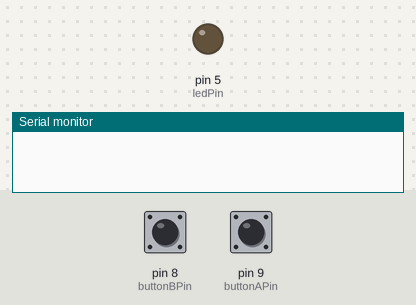
Simulated run of this sketch. Board: Arduino Uno, built with avr-gcc and run on an emulated ATmega328P. Shown: output pins drawn as LEDs (lit = HIGH), the last lines printed to the serial monitor. Dashed ring = blinking. Inputs (shaded band) come from the test bench; at power-on: pin 9 (buttonAPin) HIGH, pin 8 (buttonBPin) HIGH.

Above: at 1.2 s.
1.3 s: pin 9 (buttonAPin) pulled LOW for 0.15 s
At 1.8 s:
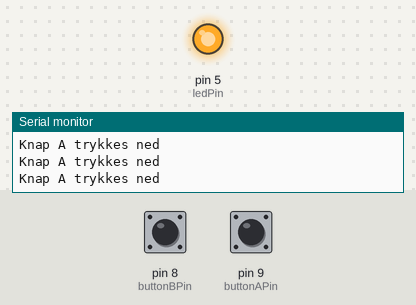
2.9 s: pin 8 (buttonBPin) pulled LOW for 0.15 s
At 4.1 s:
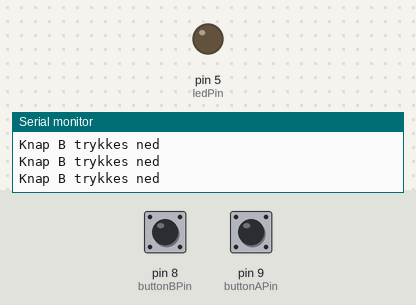
4.5 s: pin 9 (buttonAPin) pulled LOW for 1 s
At 5.4 s:
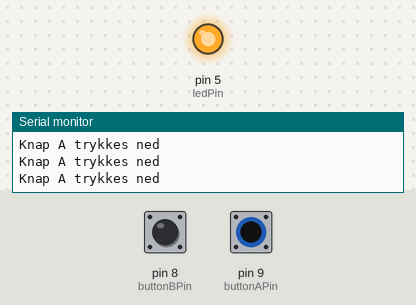
7.0 s: pin 8 (buttonBPin) pulled LOW for 1 s
At 7.3 s:
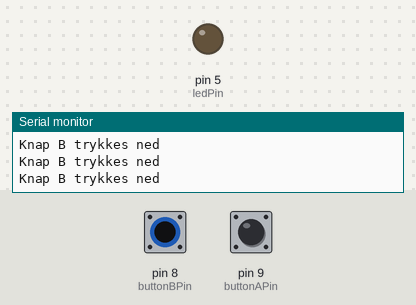
9.5 s: pin 8 (buttonBPin) driven LOW and pin 9 (buttonAPin) driven LOW
At 10.6 s:
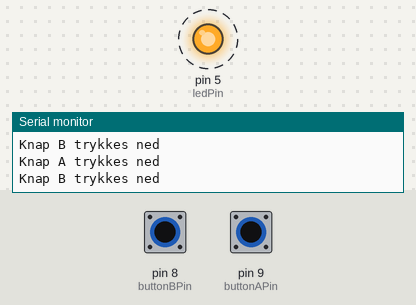
12.5 s: pin 8 (buttonBPin) driven HIGH
At 13.8 s:
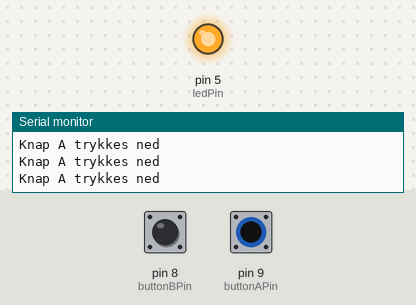
Timing chart, 0 to 15.5 s (numbered marks = the images above; inputs shaded):
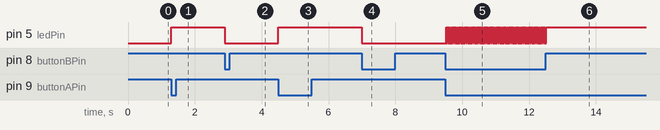

The sketch:

_3_buttons.ino
```cpp
/*
 * BRGB
 * Denne skitse tænder og slukker en lampe ved
 * hjælp af tryk på 2 knapper
 * https://learn.adafruit.com/adafruit-arduino-lesson-6-digital-inputs
 */

int ledPin = 5;
int buttonAPin = 9;
int buttonBPin = 8;

byte leds = 0;

void setup() {
  //Sæt en serialforbindelse igang
  while (!Serial);
  Serial.begin(9600);

  pinMode(ledPin, OUTPUT);
  // Sæt knapperne til automatisk at stå til HIGH
  // med mindre der trykkes (INPUT_PULLup)
  pinMode(buttonAPin, INPUT_PULLUP);
  pinMode(buttonBPin, INPUT_PULLUP);

}

void loop() {

 if (digitalRead(buttonAPin) == LOW) {
  // Skriv en tekst til serial monitoren
  Serial.println("Knap A trykkes ned");

  // Tænd lampen
  digitalWrite(ledPin, HIGH);
 }
 if (digitalRead(buttonBPin) == LOW) {
  Serial.println("Knap B trykkes ned");

  // Sluk lampen
  digitalWrite(ledPin, LOW);
 }
}
```

Measured:
- after the input at 1.3 s, pin 5 (ledPin): LOW → HIGH at once
- after the input at 2.9 s, pin 5 (ledPin): HIGH → LOW at once
- after the input at 4.5 s, pin 5 (ledPin): LOW → HIGH at once
- after the input at 7.0 s, pin 5 (ledPin): HIGH → LOW at once
- after the input at 9.5 s, pin 5 (ledPin): alternates HIGH for 0.02 s and LOW for 0.02 s, starting at once
- after the input at 12.5 s, pin 5 (ledPin): goes on until 12.5 s, then stays HIGH
